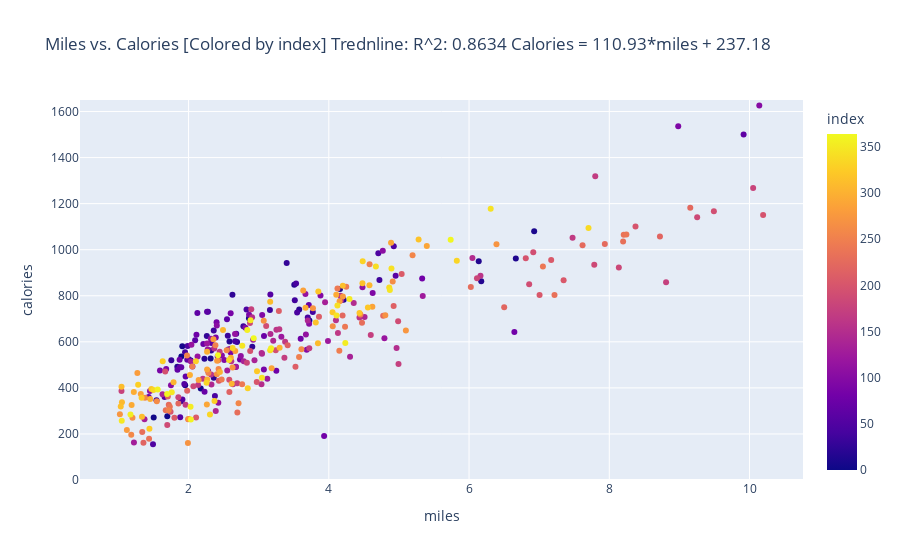
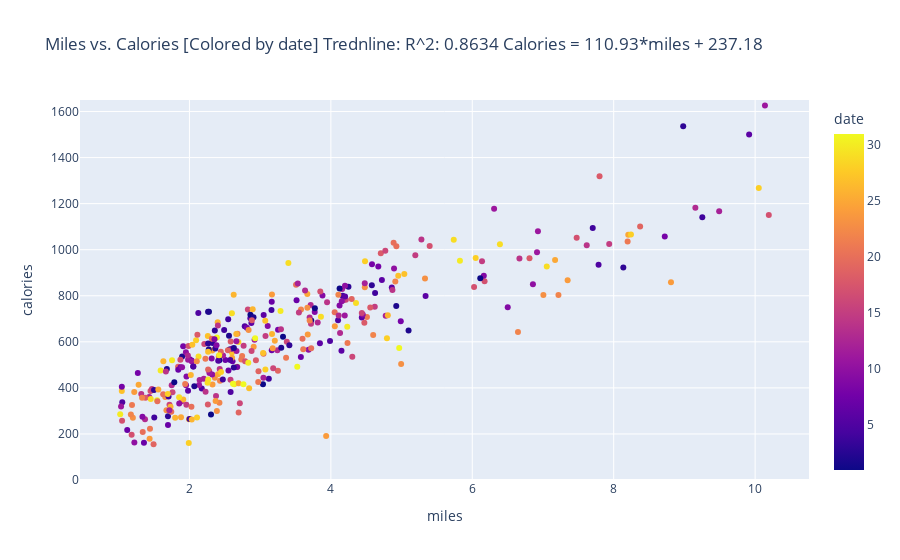
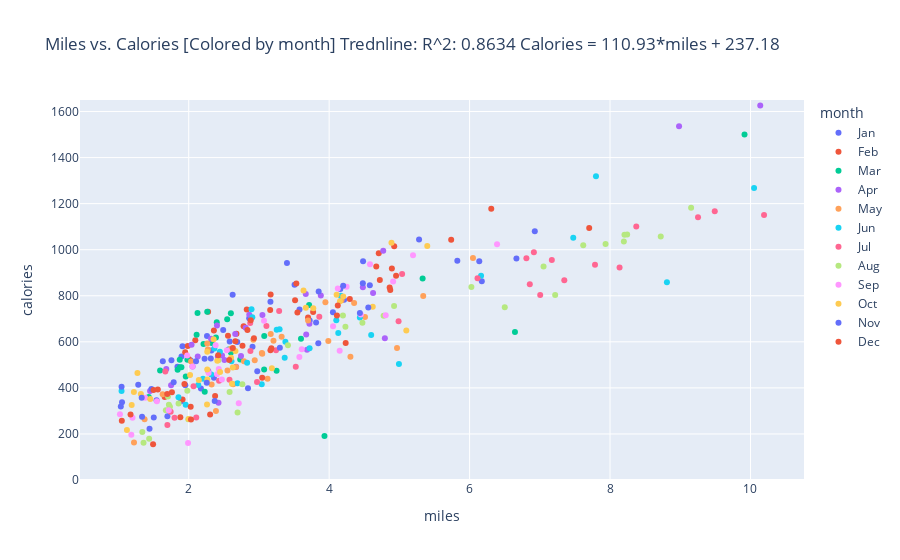
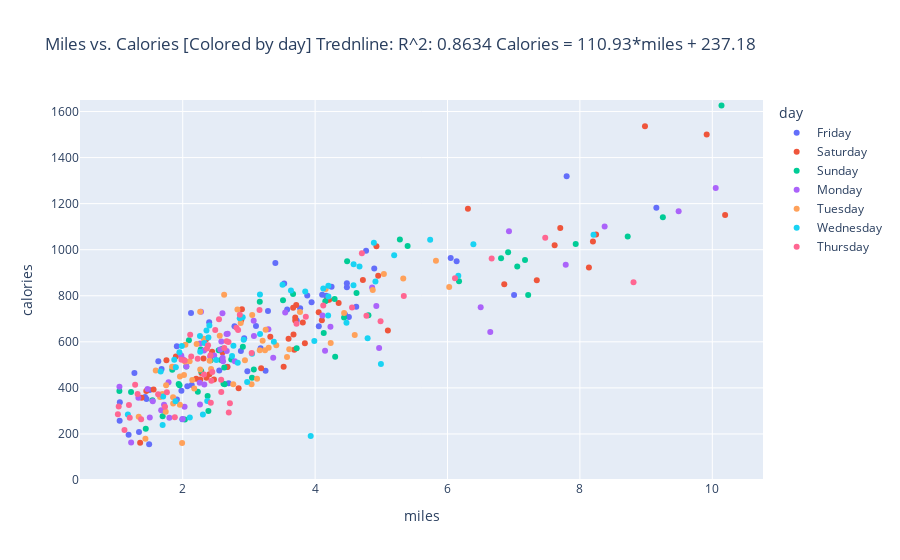

Notebook code cell kept with these figures, in order:
### Code cell
for group in color_cols:
    my_year(group)

### Figure 1 — Plotly figure (JSON) as saved in the notebook; plotly's stock layout.template omitted (floating-point values rounded to 4 significant figures; data arrays with more than 128 entries replaced by an {"elided": "..."} marker saying what was removed)
{"data": [{"hovertemplate": "miles=%{x}<br>calories=%{y}<br>index=%{marker.color}<extra></extra>", "legendgroup": "", "marker": {"color": {"elided": "362 int values"}, "coloraxis": "coloraxis", "symbol": "circle"}, "mode": "markers", "name": "", "orientation": "v", "showlegend": false, "type": "scatter", "x": {"elided": "362 float values"}, "xaxis": "x", "y": {"elided": "362 float values"}, "yaxis": "y"}], "layout": {"coloraxis": {"colorbar": {"title": {"text": "index"}}, "colorscale": [[0, "#0d0887"], [0.1111, "#46039f"], [0.2222, "#7201a8"], [0.3333, "#9c179e"], [0.4444, "#bd3786"], [0.5556, "#d8576b"], [0.6667, "#ed7953"], [0.7778, "#fb9f3a"], [0.8889, "#fdca26"], [1, "#f0f921"]]}, "legend": {"tracegroupgap": 0}, "title": {"text": "Miles vs. Calories [Colored by index]\nTrednline: R^2: 0.8634 Calories = 110.93*miles + 237.18"}, "xaxis": {"anchor": "y", "domain": [0, 1], "title": {"text": "miles"}}, "yaxis": {"anchor": "x", "domain": [0, 1], "range": [0, 1650], "title": {"text": "calories"}}}}

### Figure 2 — Plotly figure (JSON) as saved in the notebook; plotly's stock layout.template omitted (floating-point values rounded to 4 significant figures; data arrays with more than 128 entries replaced by an {"elided": "..."} marker saying what was removed)
{"data": [{"hovertemplate": "miles=%{x}<br>calories=%{y}<br>date=%{marker.color}<extra></extra>", "legendgroup": "", "marker": {"color": {"elided": "362 int values"}, "coloraxis": "coloraxis", "symbol": "circle"}, "mode": "markers", "name": "", "orientation": "v", "showlegend": false, "type": "scatter", "x": {"elided": "362 float values"}, "xaxis": "x", "y": {"elided": "362 float values"}, "yaxis": "y"}], "layout": {"coloraxis": {"colorbar": {"title": {"text": "date"}}, "colorscale": [[0, "#0d0887"], [0.1111, "#46039f"], [0.2222, "#7201a8"], [0.3333, "#9c179e"], [0.4444, "#bd3786"], [0.5556, "#d8576b"], [0.6667, "#ed7953"], [0.7778, "#fb9f3a"], [0.8889, "#fdca26"], [1, "#f0f921"]]}, "legend": {"tracegroupgap": 0}, "title": {"text": "Miles vs. Calories [Colored by date]\nTrednline: R^2: 0.8634 Calories = 110.93*miles + 237.18"}, "xaxis": {"anchor": "y", "domain": [0, 1], "title": {"text": "miles"}}, "yaxis": {"anchor": "x", "domain": [0, 1], "range": [0, 1650], "title": {"text": "calories"}}}}

### Figure 3 — Plotly figure (JSON) as saved in the notebook; plotly's stock layout.template omitted (floating-point values rounded to 4 significant figures)
{"data": [{"hovertemplate": "month=Jan<br>miles=%{x}<br>calories=%{y}<extra></extra>", "legendgroup": "Jan", "marker": {"color": "#636efa", "symbol": "circle"}, "mode": "markers", "name": "Jan", "orientation": "v", "showlegend": true, "type": "scatter", "x": [3.723, 1.897, 1.697, 1.503, 2.174, 2.861, 2.03, 1.911, 2.314, 1.952, 6.929, 4.159, 1.891, 6.667, 6.138, 4.212, 6.174, 2.584, 1.84, 3.508, 2.226, 3.578, 2.36, 2.909, 2.323, 2.626, 2.26, 2.692, 3.399, 1.754, 1.543], "xaxis": "x", "y": [692.9, 536.7, 276.4, 270.9, 397.5, 702.1, 519.3, 581.2, 527.1, 411.3, 1080.0, 829.2, 341.9, 962.0, 950.3, 782.4, 863.0, 601.4, 492.2, 847.5, 526.0, 740.5, 443.6, 578.3, 562.7, 804.7, 625.4, 599.2, 942.6, 519.7, 346.5], "yaxis": "y"}, {"hovertemplate": "month=Feb<br>miles=%{x}<br>calories=%{y}<extra></extra>", "legendgroup": "Feb", "marker": {"color": "#EF553B", "symbol": "circle"}, "mode": "markers", "name": "Feb", "orientation": "v", "showlegend": true, "type": "scatter", "x": [2.276, 2.559, 2.359, 3.16, 2.782, 4.722, 3.515, 2.004, 3.772, 1.95, 2.664, 3.533, 3.7, 2.376, 3.548, 2.827, 1.987, 4.706, 1.493, 4.927, 1.939, 2.68, 1.658, 3.167, 1.881, 1.912, 4.953, 2.094], "xaxis": "x", "y": [730.1, 625.8, 649.2, 738.6, 667.7, 868.2, 780.3, 524.5, 729.9, 555.0, 602.2, 853.0, 706.0, 364.5, 727.7, 740.8, 581.7, 985.0, 155.5, 1015.0, 416.3, 635.2, 360.9, 805.5, 272.1, 349.8, 887.3, 607.4], "yaxis": "y"}, {"hovertemplate": "month=Mar<br>miles=%{x}<br>calories=%{y}<extra></extra>", "legendgroup": "Mar", "marker": {"color": "#00cc96", "symbol": "circle"}, "mode": "markers", "name": "Mar", "orientation": "v", "showlegend": true, "type": "scatter", "x": [2.567, 2.264, 2.327, 2.548, 2.126, 9.915, 1.842, 1.874, 1.958, 1.896, 1.981, 1.431, 3.715, 2.228, 3.076, 2.21, 1.872, 2.113, 3.251, 3.599, 2.733, 6.646, 5.331, 3.933, 2.4, 2.601, 3.074, 2.6, 1.592, 2.388], "xaxis": "x", "y": [566.4, 730.4, 595.3, 697.9, 725.2, 1500.0, 478.4, 489.9, 449.4, 489.3, 522.5, 360.3, 759.5, 383.6, 625.5, 590.1, 522.7, 631.0, 474.8, 613.4, 522.7, 642.3, 874.5, 191.5, 684.5, 553.8, 479.4, 724.0, 475.9, 618.4], "yaxis": "y"}, {"hovertemplate": "month=Apr<br>miles=%{x}<br>calories=%{y}<extra></extra>", "legendgroup": "Apr", "marker": {"color": "#ab63fa", "symbol": "circle"}, "mode": "markers", "name": "Apr", "orientation": "v", "showlegend": true, "type": "scatter", "x": [2.863, 1.681, 8.983, 4.625, 2.055, 3.05, 2.509, 2.811, 3.881, 3.684, 10.14, 2.475, 1.749, 2.403, 3.719, 4.77, 1.45, 2.279, 2.416, 2.318, 2.745, 2.424, 4.48, 3.673, 3.667, 2.662, 2.041, 4.793, 2.129, 2.675], "xaxis": "x", "y": [717.5, 482.3, 1536.0, 812.3, 492.5, 716.2, 521.1, 661.5, 801.4, 565.3, 1626.0, 540.5, 411.1, 670.6, 678.9, 995.1, 386.3, 472.9, 536.6, 612.8, 538.1, 335.0, 837.0, 631.8, 808.1, 634.4, 587.6, 616.0, 536.1, 491.5], "yaxis": "y"}, {"hovertemplate": "month=May<br>miles=%{x}<br>calories=%{y}<extra></extra>", "legendgroup": "May", "marker": {"color": "#FFA15A", "symbol": "circle"}, "mode": "markers", "name": "May", "orientation": "v", "showlegend": true, "type": "scatter", "x": [3.323, 2.273, 2.264, 3.123, 3.988, 5.34, 2.552, 2.676, 2.6, 1.221, 2.034, 2.921, 1.372, 3.947, 4.175, 4.303, 2.787, 2.94, 3.047, 1.629, 4.51, 3.7, 2.388, 2.326, 3.207, 3.168, 3.042, 6.048, 4.356, 2.633, 4.967], "xaxis": "x", "y": [622.1, 566.8, 592.3, 440.2, 603.0, 799.5, 475.3, 491.2, 569.6, 163.2, 515.1, 609.1, 263.8, 772.2, 780.6, 534.9, 516.0, 520.2, 548.6, 372.6, 708.2, 692.3, 299.5, 415.0, 605.2, 633.5, 551.0, 964.0, 769.0, 415.5, 573.3], "yaxis": "y"}, {"hovertemplate": "month=Jun<br>miles=%{x}<br>calories=%{y}<extra></extra>", "legendgroup": "Jun", "marker": {"color": "#19d3f3", "symbol": "circle"}, "mode": "markers", "name": "Jun", "orientation": "v", "showlegend": true, "type": "scatter", "x": [3.04, 2.906, 2.366, 4.167, 4.102, 4.438, 2.609, 3.253, 6.163, 2.322, 2.136, 2.204, 4.13, 3.294, 1.957, 3.377, 7.476, 7.8, 2.444, 3.722, 3.367, 4.599, 4.994, 8.81, 2.694, 2.894, 1.044, 10.05, 1.854, 2.832], "xaxis": "x", "y": [415.9, 706.4, 571.3, 800.1, 694.0, 706.1, 515.1, 652.7, 886.7, 458.1, 412.0, 439.3, 638.7, 654.9, 327.1, 600.1, 1052.0, 1319.0, 556.9, 572.5, 530.8, 629.1, 503.8, 858.4, 420.1, 741.2, 386.3, 1268.0, 359.1, 509.1], "yaxis": "y"}, {"hovertemplate": "month=Jul<br>miles=%{x}<br>calories=%{y}<extra></extra>", "legendgroup": "Jul", "marker": {"color": "#FF6692", "symbol": "circle"}, "mode": "markers", "name": "Jul", "orientation": "v", "showlegend": true, "type": "scatter", "x": [6.113, 2.069, 8.136, 9.253, 7.786, 2.876, 1.697, 4.989, 3.107, 6.857, 6.916, 9.492, 3.243, 1.667, 2.581, 2.879, 10.19, 6.809, 8.374, 1.743, 2.973, 2.432, 7.006, 7.349, 7.171, 1.798, 5.039, 2.107, 3.86, 3.288, 3.525], "xaxis": "x", "y": [875.8, 407.5, 922.4, 1141.0, 935.1, 681.7, 238.9, 689.7, 669.2, 849.4, 989.4, 1167.0, 563.2, 471.1, 434.9, 559.7, 1151.0, 962.7, 1100.0, 296.0, 425.1, 430.6, 803.0, 866.8, 955.0, 270.8, 894.9, 271.6, 708.6, 734.1, 491.8], "yaxis": "y"}, {"hovertemplate": "month=Aug<br>miles=%{x}<br>calories=%{y}<extra></extra>", "legendgroup": "Aug", "marker": {"color": "#B6E880", "symbol": "circle"}, "mode": "markers", "name": "Aug", "orientation": "v", "showlegend": true, "type": "scatter", "x": [2.423, 4.925, 3.413, 1.705, 2.582, 1.98, 1.357, 8.722, 6.501, 1.855, 4.196, 4.775, 9.155, 7.619, 7.937, 1.718, 6.026, 4.474, 2.696, 1.34, 8.197, 7.219, 1.675, 1.437, 8.206, 1.733, 1.994, 8.244, 7.053, 4.232, 2.764], "xaxis": "x", "y": [520.3, 755.1, 584.8, 362.2, 381.8, 387.1, 161.3, 1058.0, 749.9, 332.3, 714.6, 713.0, 1182.0, 1019.0, 1024.0, 327.1, 838.4, 682.3, 293.1, 208.5, 1036.0, 802.8, 303.3, 178.9, 1065.0, 317.5, 263.3, 1066.0, 927.4, 665.8, 415.5], "yaxis": "y"}, {"hovertemplate": "month=Sep<br>miles=%{x}<br>calories=%{y}<extra></extra>", "legendgroup": "Sep", "marker": {"color": "#FF97FF", "symbol": "circle"}, "mode": "markers", "name": "Sep", "orientation": "v", "showlegend": true, "type": "scatter", "x": [4.124, 4.249, 2.472, 2.054, 4.15, 3.576, 4.582, 2.383, 4.451, 2.283, 1.716, 1.978, 2.428, 5.194, 2.713, 1.183, 1.379, 2.544, 1.547, 3.609, 4.911, 1.2, 4.056, 2.404, 4.806, 3.072, 1.991, 6.391, 1.021], "xaxis": "x", "y": [831.2, 838.7, 436.9, 492.8, 561.6, 533.7, 936.5, 585.4, 719.1, 464.4, 303.3, 540.7, 481.5, 975.9, 333.4, 196.9, 356.6, 563.9, 341.5, 567.6, 862.3, 269.9, 667.8, 458.8, 715.6, 691.7, 160.5, 1024.0, 285.1], "yaxis": "y"}, {"hovertemplate": "month=Oct<br>miles=%{x}<br>calories=%{y}<extra></extra>", "legendgroup": "Oct", "marker": {"color": "#FECB52", "symbol": "circle"}, "mode": "markers", "name": "Oct", "orientation": "v", "showlegend": true, "type": "scatter", "x": [3.774, 5.099, 2.627, 2.001, 2.407, 4.201, 1.12, 1.27, 2.355, 4.154, 2.666, 2.144, 3.635, 1.319, 4.621, 3.185, 5.397, 2.261, 2.264, 4.888, 1.188, 4.106, 3.668, 1.22, 2.603, 2.02, 2.264, 2.447, 1.453, 2.265, 2.616], "xaxis": "x", "y": [745.7, 649.5, 488.4, 265.4, 517.8, 796.5, 217.6, 464.5, 610.6, 776.6, 559.9, 434.5, 822.4, 373.6, 751.9, 484.9, 1016.0, 327.9, 479.5, 1031.0, 326.1, 804.6, 748.0, 382.5, 530.8, 456.1, 557.4, 468.8, 352.0, 435.9, 418.3], "yaxis": "y"}, {"hovertemplate": "month=Nov<br>miles=%{x}<br>calories=%{y}<extra></extra>", "legendgroup": "Nov", "marker": {"color": "#636efa", "symbol": "circle"}, "mode": "markers", "name": "Nov", "orientation": "v", "showlegend": true, "type": "scatter", "x": [1.786, 3.298, 4.58, 2.491, 1.05, 3.845, 3.164, 1.044, 1.335, 4.2, 1.033, 4.48, 3.814, 5.281, 1.469, 4.438, 3.851, 4.557, 2.976, 4.054, 1.442, 1.33, 2.104, 2.37, 1.281, 1.631, 2.844, 4.483, 2.257, 5.825], "xaxis": "x", "y": [424.6, 574.6, 846.0, 651.6, 337.2, 593.4, 773.5, 405.2, 275.0, 843.1, 319.4, 854.1, 683.8, 1044.0, 394.6, 725.5, 818.2, 748.6, 472.2, 728.2, 222.8, 356.6, 515.5, 342.8, 413.4, 516.1, 398.7, 950.0, 422.8, 951.6], "yaxis": "y"}, {"hovertemplate": "month=Dec<br>miles=%{x}<br>calories=%{y}<extra></extra>", "legendgroup": "Dec", "marker": {"color": "#EF553B", "symbol": "circle"}, "mode": "markers", "name": "Dec", "orientation": "v", "showlegend": true, "type": "scatter", "x": [2.305, 2.629, 1.5, 7.703, 2.578, 4.862, 3.164, 4.671, 4.123, 4.894, 6.309, 3.046, 4.111, 4.871, 2.766, 1.761, 1.047, 2.883, 4.295, 2.028, 4.236, 1.172, 2.837, 3.177, 1.56, 2.033, 1.694, 5.738, 2.42, 2.929], "xaxis": "x", "y": [284.0, 572.9, 391.3, 1094.0, 521.0, 836.0, 563.3, 927.3, 757.8, 918.4, 1178.0, 443.5, 714.4, 825.2, 583.3, 380.7, 257.0, 693.6, 786.4, 318.5, 595.2, 284.8, 651.4, 572.4, 393.3, 262.9, 372.9, 1044.0, 542.2, 616.0], "yaxis": "y"}], "layout": {"legend": {"title": {"text": "month"}, "tracegroupgap": 0}, "title": {"text": "Miles vs. Calories [Colored by month]\nTrednline: R^2: 0.8634 Calories = 110.93*miles + 237.18"}, "xaxis": {"anchor": "y", "domain": [0, 1], "title": {"text": "miles"}}, "yaxis": {"anchor": "x", "domain": [0, 1], "range": [0, 1650], "title": {"text": "calories"}}}}

### Figure 4 — Plotly figure (JSON) as saved in the notebook; plotly's stock layout.template omitted (floating-point values rounded to 4 significant figures)
{"data": [{"hovertemplate": "day=Friday<br>miles=%{x}<br>calories=%{y}<extra></extra>", "legendgroup": "Friday", "marker": {"color": "#636efa", "symbol": "circle"}, "mode": "markers", "name": "Friday", "orientation": "v", "showlegend": true, "type": "scatter", "x": [3.723, 1.911, 6.138, 3.578, 3.399, 2.782, 3.533, 1.493, 1.912, 2.126, 1.431, 3.251, 2.4, 1.681, 3.881, 4.77, 4.48, 2.675, 2.552, 3.947, 4.51, 6.048, 4.167, 2.136, 7.8, 2.694, 2.069, 3.107, 2.879, 7.006, 3.288, 1.98, 9.155, 1.34, 1.994, 4.249, 4.451, 1.183, 4.056, 3.774, 1.27, 4.621, 4.106, 1.453, 1.05, 4.48, 2.976, 1.631, 1.5, 4.894, 1.047, 3.177, 2.929], "xaxis": "x", "y": [692.9, 581.2, 950.3, 740.5, 942.6, 667.7, 853.0, 155.5, 349.8, 725.2, 360.3, 474.8, 684.5, 482.3, 801.4, 995.1, 837.0, 491.5, 475.3, 772.2, 708.2, 964.0, 800.1, 412.0, 1319.0, 420.1, 407.5, 669.2, 559.7, 803.0, 734.1, 387.1, 1182.0, 208.5, 263.3, 838.7, 719.1, 196.9, 667.8, 745.7, 464.5, 751.9, 804.6, 352.0, 337.2, 854.1, 472.2, 516.1, 391.3, 918.4, 257.0, 572.4, 616.0], "yaxis": "y"}, {"hovertemplate": "day=Saturday<br>miles=%{x}<br>calories=%{y}<extra></extra>", "legendgroup": "Saturday", "marker": {"color": "#EF553B", "symbol": "circle"}, "mode": "markers", "name": "Saturday", "orientation": "v", "showlegend": true, "type": "scatter", "x": [1.897, 2.314, 4.212, 2.36, 1.754, 4.722, 3.7, 4.927, 4.953, 9.915, 3.715, 3.599, 2.601, 8.983, 3.684, 1.45, 3.673, 3.323, 2.676, 4.175, 3.7, 4.356, 4.102, 2.204, 2.444, 2.894, 8.136, 6.857, 10.19, 7.349, 3.525, 1.357, 7.619, 8.197, 8.244, 2.472, 2.283, 1.379, 2.404, 5.099, 2.355, 3.185, 3.668, 2.265, 3.845, 3.814, 4.054, 2.844, 7.703, 6.309, 2.883, 1.56], "xaxis": "x", "y": [536.7, 527.1, 782.4, 443.6, 519.7, 868.2, 706.0, 1015.0, 887.3, 1500.0, 759.5, 613.4, 553.8, 1536.0, 565.3, 386.3, 631.8, 622.1, 491.2, 780.6, 692.3, 769.0, 694.0, 439.3, 556.9, 741.2, 922.4, 849.4, 1151.0, 866.8, 491.8, 161.3, 1019.0, 1036.0, 1066.0, 436.9, 464.4, 356.6, 458.8, 649.5, 610.6, 484.9, 748.0, 435.9, 593.4, 683.8, 728.2, 398.7, 1094.0, 1178.0, 693.6, 393.3], "yaxis": "y"}, {"hovertemplate": "day=Sunday<br>miles=%{x}<br>calories=%{y}<extra></extra>", "legendgroup": "Sunday", "marker": {"color": "#00cc96", "symbol": "circle"}, "mode": "markers", "name": "Sunday", "orientation": "v", "showlegend": true, "type": "scatter", "x": [1.697, 1.952, 6.174, 2.909, 1.543, 3.515, 2.376, 1.939, 2.094, 1.842, 2.228, 2.733, 3.074, 4.625, 10.14, 2.279, 3.667, 2.273, 2.6, 4.303, 2.388, 2.633, 4.438, 4.13, 3.722, 1.044, 9.253, 6.916, 6.809, 7.171, 2.423, 8.722, 7.937, 7.219, 7.053, 2.054, 1.716, 2.544, 4.806, 2.627, 4.154, 5.397, 1.22, 2.616, 3.164, 5.281, 1.442, 4.483, 2.578, 3.046, 4.295, 2.033], "xaxis": "x", "y": [276.4, 411.3, 863.0, 578.3, 346.5, 780.3, 364.5, 416.3, 607.4, 478.4, 383.6, 522.7, 479.4, 812.3, 1626.0, 472.9, 808.1, 566.8, 569.6, 534.9, 299.5, 415.5, 706.1, 638.7, 572.5, 386.3, 1141.0, 989.4, 962.7, 955.0, 520.3, 1058.0, 1024.0, 802.8, 927.4, 492.8, 303.3, 563.9, 715.6, 488.4, 776.6, 1016.0, 382.5, 418.3, 773.5, 1044.0, 222.8, 950.0, 521.0, 443.5, 786.4, 262.9], "yaxis": "y"}, {"hovertemplate": "day=Monday<br>miles=%{x}<br>calories=%{y}<extra></extra>", "legendgroup": "Monday", "marker": {"color": "#ab63fa", "symbol": "circle"}, "mode": "markers", "name": "Monday", "orientation": "v", "showlegend": true, "type": "scatter", "x": [1.503, 6.929, 2.584, 2.323, 2.276, 2.004, 3.548, 2.68, 2.567, 1.874, 3.076, 6.646, 2.6, 2.055, 2.475, 2.416, 2.662, 2.264, 1.221, 2.787, 2.326, 4.967, 2.609, 3.294, 3.367, 10.05, 7.786, 9.492, 8.374, 1.798, 4.925, 6.501, 1.718, 1.675, 4.232, 4.15, 1.978, 1.547, 3.072, 2.001, 2.666, 2.261, 2.603, 1.786, 1.044, 1.469, 1.33, 2.257, 4.862, 4.111, 2.028], "xaxis": "x", "y": [270.9, 1080.0, 601.4, 562.7, 730.1, 524.5, 727.7, 635.2, 566.4, 489.9, 625.5, 642.3, 724.0, 492.5, 540.5, 536.6, 634.4, 592.3, 163.2, 516.0, 415.0, 573.3, 515.1, 654.9, 530.8, 1268.0, 935.1, 1167.0, 1100.0, 270.8, 755.1, 749.9, 327.1, 303.3, 665.8, 561.6, 540.7, 341.5, 691.7, 265.4, 559.9, 327.9, 530.8, 424.6, 405.2, 394.6, 356.6, 422.8, 836.0, 714.4, 318.5], "yaxis": "y"}, {"hovertemplate": "day=Tuesday<br>miles=%{x}<br>calories=%{y}<extra></extra>", "legendgroup": "Tuesday", "marker": {"color": "#FFA15A", "symbol": "circle"}, "mode": "markers", "name": "Tuesday", "orientation": "v", "showlegend": true, "type": "scatter", "x": [2.174, 4.159, 1.84, 2.626, 2.559, 3.772, 2.827, 1.658, 2.264, 1.958, 2.21, 5.331, 1.592, 3.05, 1.749, 2.318, 2.041, 3.123, 2.034, 2.94, 3.207, 3.04, 3.253, 1.957, 4.599, 1.854, 2.876, 3.243, 1.743, 5.039, 3.413, 1.855, 6.026, 1.437, 2.764, 3.576, 2.428, 3.609, 1.991, 2.407, 2.144, 2.264, 2.02, 3.298, 1.335, 4.438, 2.104, 5.825, 3.164, 4.871, 4.236, 1.694], "xaxis": "x", "y": [397.5, 829.2, 492.2, 804.7, 625.8, 729.9, 740.8, 360.9, 730.4, 449.4, 590.1, 874.5, 475.9, 716.2, 411.1, 612.8, 587.6, 440.2, 515.1, 520.2, 605.2, 415.9, 652.7, 327.1, 629.1, 359.1, 681.7, 563.2, 296.0, 894.9, 584.8, 332.3, 838.4, 178.9, 415.5, 533.7, 481.5, 567.6, 160.5, 517.8, 434.5, 479.5, 456.1, 574.6, 275.0, 725.5, 515.5, 951.6, 563.3, 825.2, 595.2, 372.9], "yaxis": "y"}, {"hovertemplate": "day=Wednesday<br>miles=%{x}<br>calories=%{y}<extra></extra>", "legendgroup": "Wednesday", "marker": {"color": "#19d3f3", "symbol": "circle"}, "mode": "markers", "name": "Wednesday", "orientation": "v", "showlegend": true, "type": "scatter", "x": [2.861, 1.891, 3.508, 2.26, 2.359, 1.95, 1.987, 3.167, 2.327, 1.896, 1.872, 3.933, 2.388, 2.509, 2.403, 2.745, 4.793, 3.988, 2.921, 3.047, 3.168, 2.906, 6.163, 3.377, 4.994, 2.832, 1.697, 1.667, 2.973, 2.107, 1.705, 4.196, 4.474, 8.206, 4.124, 4.582, 5.194, 4.911, 6.391, 4.201, 3.635, 4.888, 2.264, 4.58, 4.2, 3.851, 2.37, 2.305, 4.671, 2.766, 1.172, 5.738], "xaxis": "x", "y": [702.1, 341.9, 847.5, 625.4, 649.2, 555.0, 581.7, 805.5, 595.3, 489.3, 522.7, 191.5, 618.4, 521.1, 670.6, 538.1, 616.0, 603.0, 609.1, 548.6, 633.5, 706.4, 886.7, 600.1, 503.8, 509.1, 238.9, 471.1, 425.1, 271.6, 362.2, 714.6, 682.3, 1065.0, 831.2, 936.5, 975.9, 862.3, 1024.0, 796.5, 822.4, 1031.0, 557.4, 846.0, 843.1, 818.2, 342.8, 284.0, 927.3, 583.3, 284.8, 1044.0], "yaxis": "y"}, {"hovertemplate": "day=Thursday<br>miles=%{x}<br>calories=%{y}<extra></extra>", "legendgroup": "Thursday", "marker": {"color": "#FF6692", "symbol": "circle"}, "mode": "markers", "name": "Thursday", "orientation": "v", "showlegend": true, "type": "scatter", "x": [2.03, 6.667, 2.226, 2.692, 3.16, 2.664, 4.706, 1.881, 2.548, 1.981, 2.113, 2.863, 2.811, 3.719, 2.424, 2.129, 5.34, 1.372, 1.629, 3.042, 2.366, 2.322, 7.476, 8.81, 6.113, 4.989, 2.581, 2.432, 3.86, 2.582, 4.775, 2.696, 1.733, 2.383, 2.713, 1.2, 1.021, 1.12, 1.319, 1.188, 2.447, 2.491, 1.033, 4.557, 1.281, 2.629, 4.123, 1.761, 2.837, 2.42], "xaxis": "x", "y": [519.3, 962.0, 526.0, 599.2, 738.6, 602.2, 985.0, 272.1, 697.9, 522.5, 631.0, 717.5, 661.5, 678.9, 335.0, 536.1, 799.5, 263.8, 372.6, 551.0, 571.3, 458.1, 1052.0, 858.4, 875.8, 689.7, 434.9, 430.6, 708.6, 381.8, 713.0, 293.1, 317.5, 585.4, 333.4, 269.9, 285.1, 217.6, 373.6, 326.1, 468.8, 651.6, 319.4, 748.6, 413.4, 572.9, 757.8, 380.7, 651.4, 542.2], "yaxis": "y"}], "layout": {"legend": {"title": {"text": "day"}, "tracegroupgap": 0}, "title": {"text": "Miles vs. Calories [Colored by day]\nTrednline: R^2: 0.8634 Calories = 110.93*miles + 237.18"}, "xaxis": {"anchor": "y", "domain": [0, 1], "title": {"text": "miles"}}, "yaxis": {"anchor": "x", "domain": [0, 1], "range": [0, 1650], "title": {"text": "calories"}}}}
